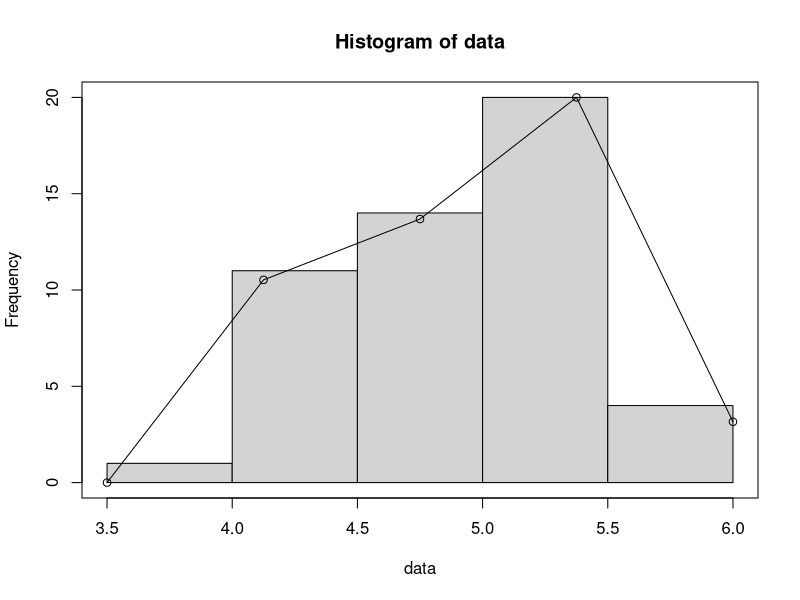
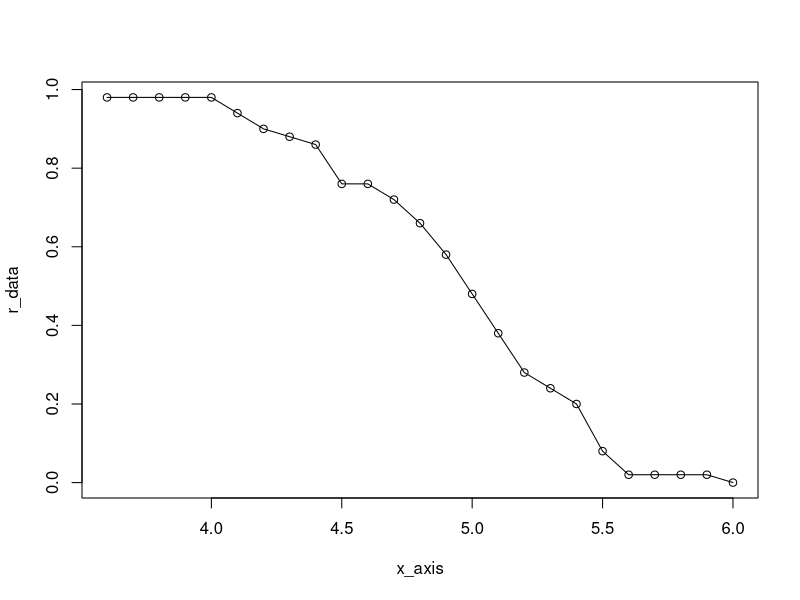
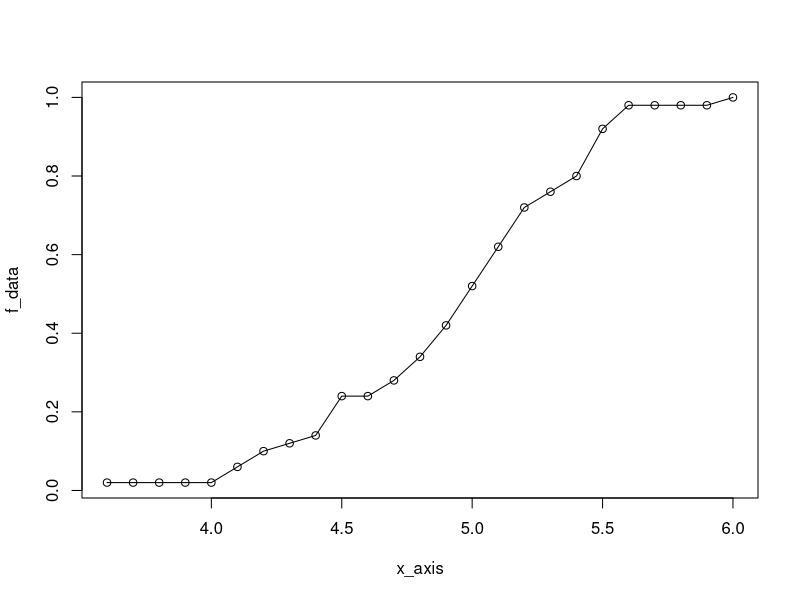
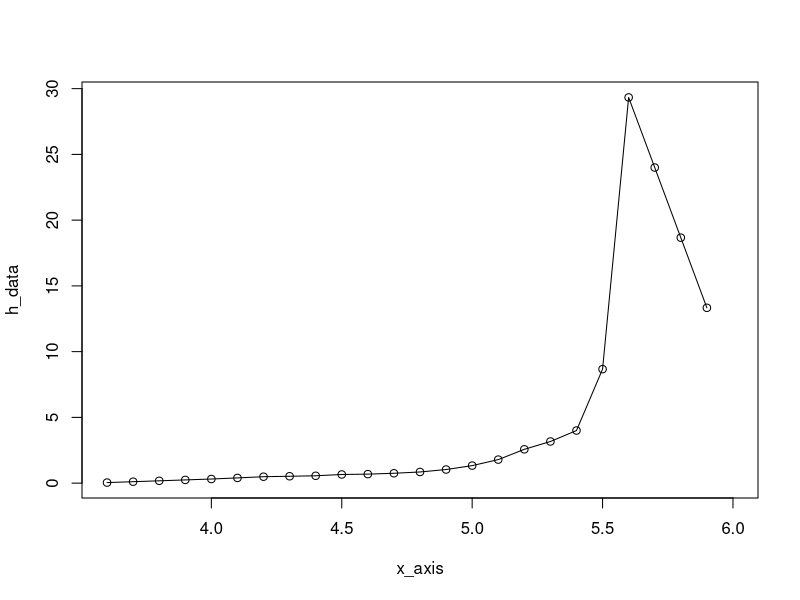

These charts were generated, in order, by the following R code:
data <- c(5.2, 5.5, 5.5, 4.1, 3.6, 4.2, 4.3, 5.0, 4.1, 4.5,
          4.2, 4.8, 5.0, 4.5, 5.2, 5.5, 5.2, 5.2, 4.4, 4.9,
          4.5, 5.5, 5.5, 5.1, 5.6, 5.4, 4.8, 5.3, 5.0, 4.5,
          5.1, 4.8, 5.0, 5.4, 5.1, 5.6, 4.5, 5.3, 4.9, 5.1,
          5.1, 4.9, 5.2, 4.9, 4.7, 5.6, 5.5, 4.7, 5.0, 6.0)

pt <- hist(data)
pt
par(new = T)
ft <- plot(pt$density, type = 'o', xaxt = 'n', yaxt = 'n', xlab = '', ylab = '')
ft

tbl <- table(data)

mn <- min(data)
mx <- max(data)
len <- length(data)
r_data <- NULL
last_p <- 0
x_axis <- seq(mn, mx, 0.1)
for (i in x_axis) {
  if (length(r_data) == 0) {
    last_p <- 0
  }else {
    last_p <- r_data[length(r_data)]
  }
  cnt <- length(data[as.character(data) == as.character(i)])
  new_p <- last_p + cnt / len
  r_data <- c(r_data, new_p)
}
r_data <- 1 - r_data
rt <- plot(x_axis, r_data, type = 'o')

#불신뢰도는 1-r_data를 해준다
f_data <- 1 - r_data
ft <- plot(x_axis, f_data, type = 'o')

f_data <- NULL
for (i in 1:4) {
  distance <- 6
  dist_value <- (pt$density[i + 1] - pt$density[i]) / distance
  for (j in 0:(distance - 1)) {
    f_data <- c(f_data, pt$density[i] + dist_value * j)
  }
}
f_data <- c(f_data, pt$density[length(pt$density)])
h_data <- f_data / r_data
ht <- plot(x_axis, h_data, type = 'o')